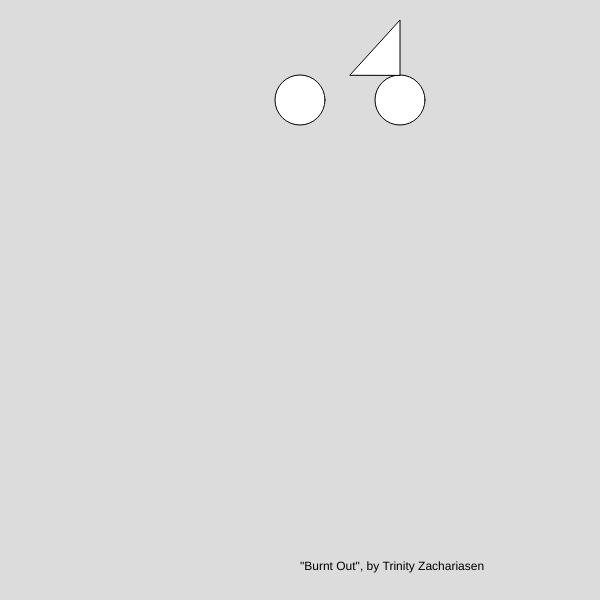
Frame 1 (no input)
Frame 60 (no input): identical to frame 1, image omitted
Frame 120 (the mouse pressed at the canvas centre since frame 60): identical to frame 1, image omitted

The p5.js sketch that drew this single still picture (run headless with seeded random() and noise() and a simulated clock; from frame 60 on, the mouse is pressed at the canvas centre):

// p5.js sketch
// ── sketch.js
function setup() {
    createCanvas(600, 600);
}

function draw() {
    background(220);
    text('"Burnt Out", by Trinity Zachariasen', 300, 570);
    circle(300, 100, 50);
    circle(400, 100, 50);
    triangle(350, 75, 400, 20, 400, 75);
}
